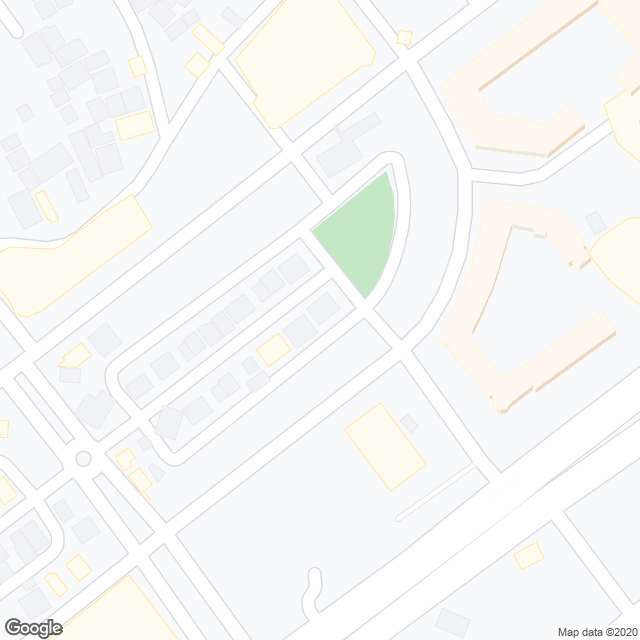
#> input picture Rawmap_md.png, 640 x 640 px
$ python test.py
#> lines starting #> are read from the running program, lines starting #| are printed output that depends on the picture; after the words box and inside, x2 and y2 are one past the last pixel; in counts of white or black regions, pixels touching at a corner belong together
'''
Created on Apr 29, 2020

@author: thaih
'''
import cv2
import numpy as np


#load image and convert to hsv
img = cv2.imread("Rawmap_md.png")
#> img is the input picture: shape (640, 640, 3); mean B, G, R 246.2, 247.8, 247.5
cv2.imshow('Original', img)
# draw gray box around image to detect edge buildings
h,w = img.shape[:2]
#> h = 640; w = 640
cv2.rectangle(img,(0,0),(w-1,h-1), (50,50,50),1)
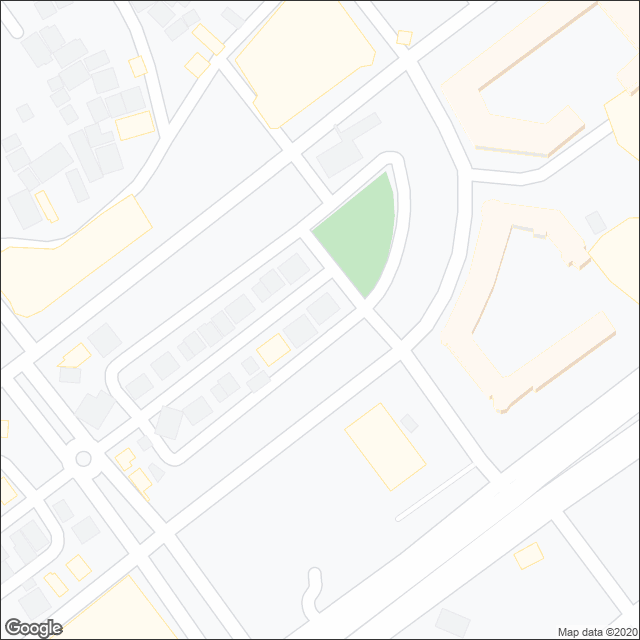
#> img: shape (640, 640, 3); 0.62% of pixels changed, all inside (x1, y1, x2, y2) = (0, 0, 640, 640)

# convert image to HSV
hsv = cv2.cvtColor(img, cv2.COLOR_BGR2HSV)
#> hsv: shape (640, 640, 3); mean H, S, V 69.5, 4.8, 248.2
cv2.imshow('HSV', img)


#low_gray = (0,0,0)
#high_gray = (95,11,241)

Lower_yellow = np.array([0,9,0])
Upper_yellow = np.array([50,20,255])
# [6 lines of commented-out code are left out]
kernel = np.ones((2,2), dtype=np.uint8)

mask=cv2.inRange(hsv,Lower_yellow, Upper_yellow)
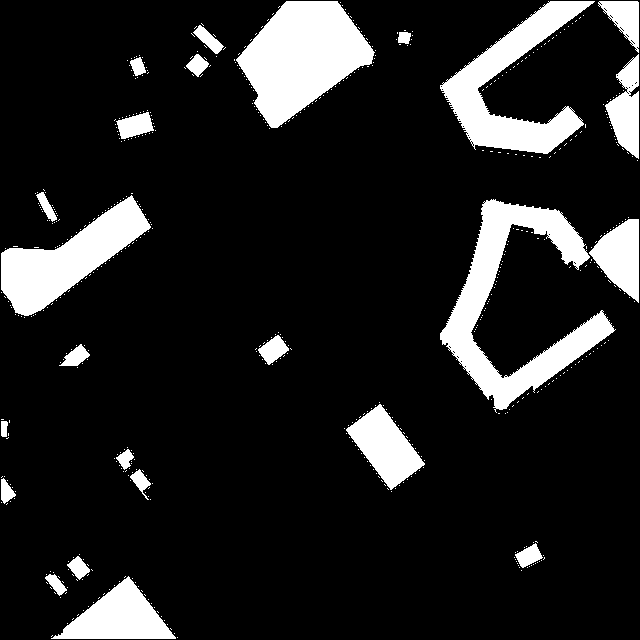
#> mask: shape (640, 640); 13.5% white; 606 white regions (582 under 20 px), largest, box (x1, y1, x2, y2) and area: (440, 199, 616, 413) 11088, (236, 1, 375, 128) 10463, (440, 1, 595, 154) 8239
cv2.imshow("Get yellow", mask)

#kernel = np.ones((3,3), dtype=np.uint8)
mask = cv2.dilate(mask, kernel, iterations=1)
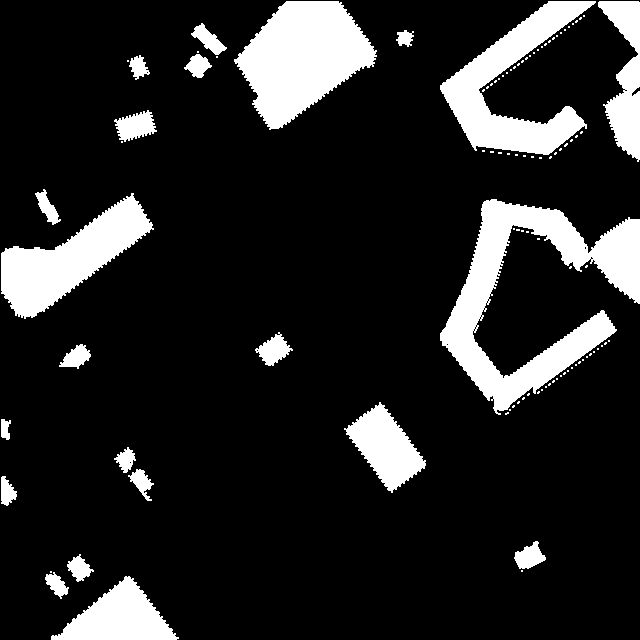
#> mask: shape (640, 640); 14.8% white; 103 white regions (81 under 20 px), largest, box (x1, y1, x2, y2) and area: (440, 199, 640, 415) 14846, (234, 1, 377, 130) 11062, (440, 1, 596, 155) 8838

mask = cv2.erode(mask, kernel, iterations=1)
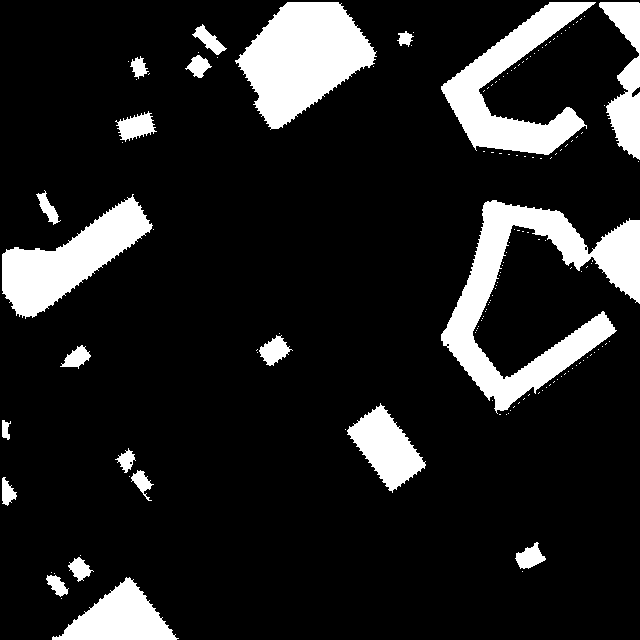
#> mask: shape (640, 640); 13.8% white; 148 white regions (126 under 20 px), largest, box (x1, y1, x2, y2) and area: (441, 200, 640, 414) 13883, (235, 2, 377, 130) 10698, (441, 2, 596, 155) 8384
#image_GaussianBlur=cv2.GaussianBlur(mask,(9,9),10)
#image_MedianBlur = cv2.medianBlur(mask,9)
image_BilateralBlur=cv2.bilateralFilter(mask,9,100,75)
#cv2.imshow("Gauss",image_GaussianBlur)
#cv2.imshow("MedianBlur",image_MedianBlur)
cv2.imshow("BilateralBlur",image_BilateralBlur)

# [17 lines of commented-out code are left out]
cv2.waitKey(0)
cv2.destroyAllWindows()

$ run again, with Raw_18.png copied over Rawmap_md.png
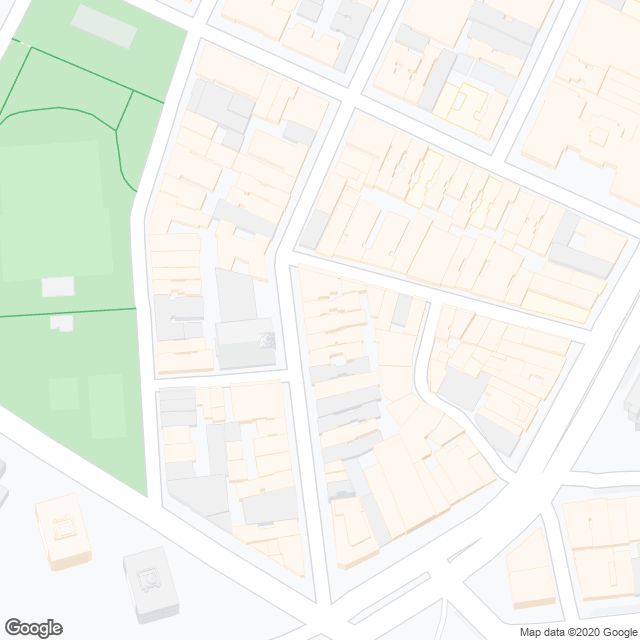
#> input picture Raw_18.png, 640 x 640 px
#> img is the input picture: shape (640, 640, 3); mean B, G, R 236.1, 244.3, 241
#> img: shape (640, 640, 3); 0.62% of pixels changed, all inside (x1, y1, x2, y2) = (0, 0, 640, 640)
#> hsv: shape (640, 640, 3); mean H, S, V 41.4, 12.3, 246
#> `mask=cv2.inRange(hsv,Lower_yellow, Upper_yellow)`:
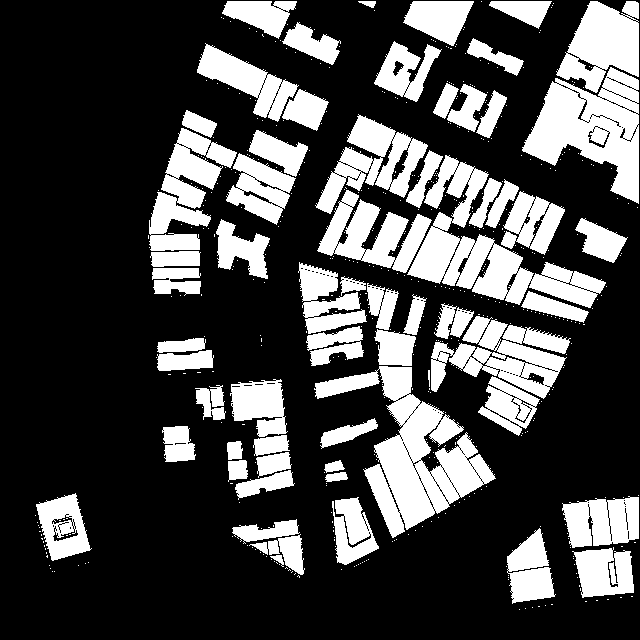
#> mask: shape (640, 640); 28.3% white; 527 white regions (465 under 20 px), largest, box (x1, y1, x2, y2) and area: (314, 366, 496, 538) 11220, (407, 155, 606, 308) 9312, (522, 67, 639, 204) 8326
#> `mask = cv2.erode(mask, kernel, iterations=1)`:
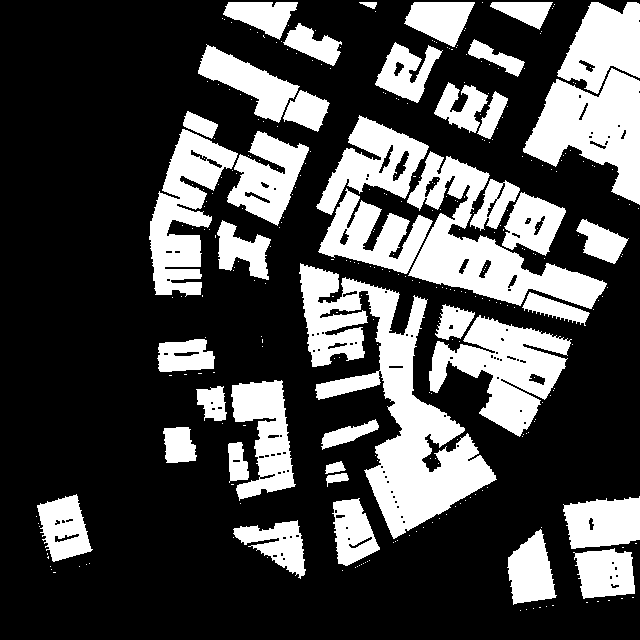
#> mask: shape (640, 640); 29.3% white; 324 white regions (283 under 20 px), largest, box (x1, y1, x2, y2) and area: (299, 263, 497, 539) 18835, (407, 151, 607, 309) 10413, (523, 68, 640, 205) 8615

$ run again, with Raw_a1.png copied over Rawmap_md.png
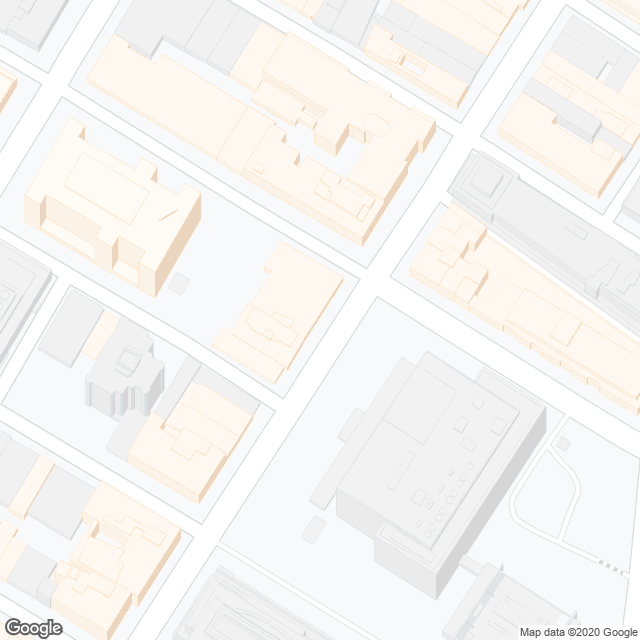
#> input picture Raw_a1.png, 640 x 640 px
#> img is the input picture: shape (640, 640, 3); mean B, G, R 242.8, 245.1, 247
#> img: shape (640, 640, 3); 0.62% of pixels changed, all inside (x1, y1, x2, y2) = (0, 0, 640, 640)
#> hsv: shape (640, 640, 3); mean H, S, V 38, 5.7, 246.5
#> `mask=cv2.inRange(hsv,Lower_yellow, Upper_yellow)`:
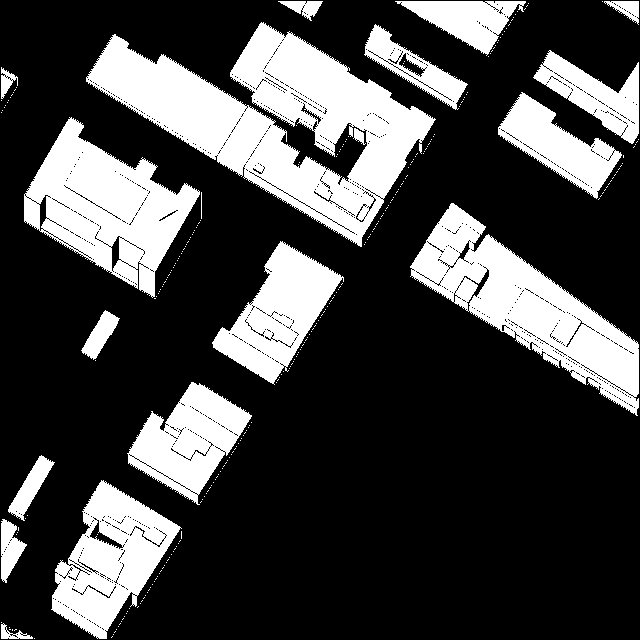
#> mask: shape (640, 640); 27% white; 286 white regions (267 under 20 px), largest, box (x1, y1, x2, y2) and area: (86, 22, 436, 247) 31934, (410, 203, 639, 416) 16795, (24, 117, 200, 298) 15287
#> `mask = cv2.erode(mask, kernel, iterations=1)`:
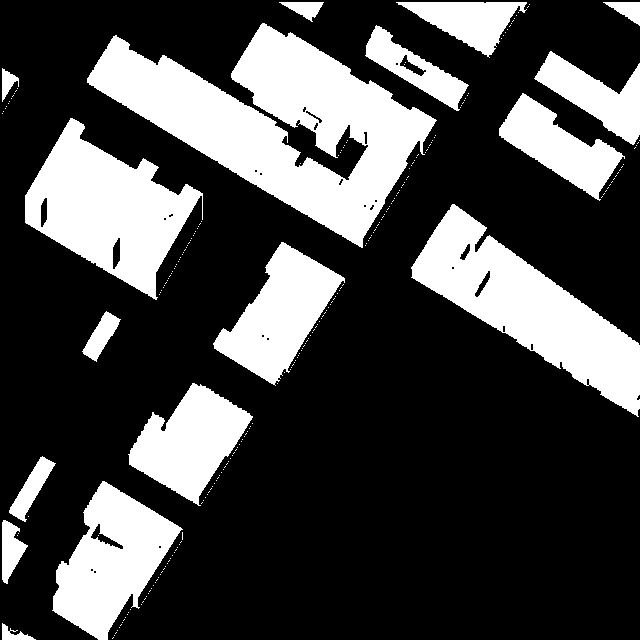
#> mask: shape (640, 640); 28.2% white; 252 white regions (235 under 20 px), largest, box (x1, y1, x2, y2) and area: (87, 23, 437, 248) 33316, (411, 204, 640, 417) 17696, (25, 118, 203, 300) 15904
